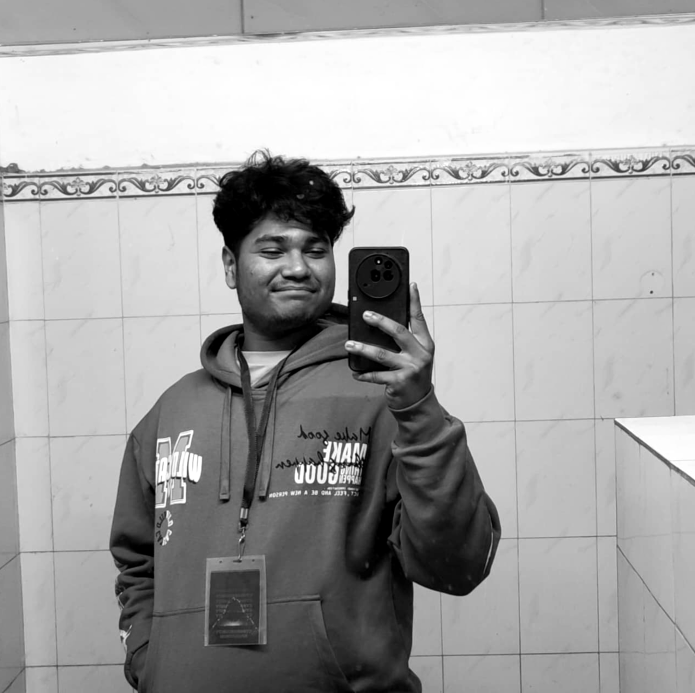
#> input picture source-prepped.png, 1390 x 1386 px, found by its file name (shown at 1/2 size)
$ python make_ascii_svg.py
#> lines starting #> are read from the running program, lines starting #| are printed output that depends on the picture
#!/usr/bin/env python3
"""
Converts source-prepped.png into avi-ascii.svg: a monochrome ASCII
portrait that types itself in row by row, then freezes (no looping).

Run locally after prep_photo.py, once per photo:

    python scripts/make_ascii_svg.py

Uses CSS @keyframes + clip-path for the reveal (not SMIL <animate>) —
SMIL animations are unreliable when an SVG is loaded via a plain <img>
tag, which is how GitHub displays README images. CSS keyframes are the
same technique used successfully in info-card.svg and
contrib-heatmap.svg, and every color is also set as a fallback inline
attribute, so the portrait is fully visible even in a renderer that
strips <style> or ignores animations entirely.
"""

import os
import html
from PIL import Image

IN_PATH = os.environ.get("PREPPED_IMAGE", "source-prepped.png")
OUT_PATH = os.environ.get("ASCII_OUT", "assets/avi-ascii.svg")

# bright (sparse) -> dark (dense); leading space clears background to nothing
RAMP = " .`:-=+*cs#%@"

COLS = 100
ROWS = 53

CHAR_W = 5.6
CHAR_H = 10
PAD = 14
FILL_COLOR = "#c9d1d9"     # light gray text
BG_COLOR = "#0d1117"       # terminal-dark background

ROW_WIPE_S = 0.5           # time for one row to wipe in
ROW_STAGGER_S = 0.04       # delay added per subsequent row


def to_ascii_lines(img: Image.Image, cols: int, rows: int):
    img = img.convert("L").resize((cols, rows))
    px = list(img.getdata())
    lines = []
    for y in range(rows):
        row = []
        for x in range(cols):
            lum = px[y * cols + x]
            idx = int((lum / 255) * (len(RAMP) - 1))
            row.append(RAMP[idx])
        lines.append("".join(row))
    return lines


def build_svg(lines) -> str:
    width = PAD * 2 + COLS * CHAR_W
    height = PAD * 2 + ROWS * CHAR_H
    total_duration = round(ROW_STAGGER_S * len(lines) + ROW_WIPE_S, 3)

    rows_svg = []
    for i, line in enumerate(lines):
        y = PAD + (i + 1) * CHAR_H
        safe = html.escape(line).replace(" ", "&#160;")
        delay = round(i * ROW_STAGGER_S, 3)
        rows_svg.append(
            f'<g class="row" style="animation-delay:{delay}s">'
            f'<text class="ascii-row" x="{PAD}" y="{y}" fill="{FILL_COLOR}">{safe}</text>'
            f'</g>'
        )

    svg = f'''<svg xmlns="http://www.w3.org/2000/svg" viewBox="0 0 {width} {height}" width="{width}" height="{height}" role="img" aria-label="ASCII portrait">
  <style>
    .ascii-row {{
      font-family: 'SFMono-Regular', Consolas, 'Liberation Mono', Menlo, monospace;
      font-size: 9px;
      fill: {FILL_COLOR};
      white-space: pre;
    }}
    .row {{
      clip-path: inset(0 100% 0 0);
      animation: wipe {ROW_WIPE_S}s steps(30, end) forwards;
      animation-delay: 0s;
    }}
    @keyframes wipe {{
      from {{ clip-path: inset(0 100% 0 0); }}
      to   {{ clip-path: inset(0 0 0 0); }}
    }}
  </style>
  <rect x="0" y="0" width="{width}" height="{height}" rx="10" fill="{BG_COLOR}"/>
  {''.join(rows_svg)}
</svg>
'''
    return svg


def main():
    if not os.path.exists(IN_PATH):
        raise SystemExit(
            f"{IN_PATH} not found. Run scripts/prep_photo.py your-photo.jpg first."
        )
    img = Image.open(IN_PATH)
#> img is the input picture: PIL image 1390x1386 L; min 0, max 255, mean 166.2
    lines = to_ascii_lines(img, COLS, ROWS)
#> in to_ascii_lines, `img = img.convert("L").resize((cols, rows))`:
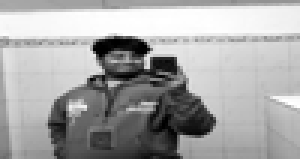
#> img: PIL image 100x53 L (shown 3 times larger); min 0, max 255, mean 166.2
#> in to_ascii_lines, `px = list(img.getdata())`: px = 5300 values, max 255 at index 439, min 0 at index 1338, mean 166.2
#> after the loop in to_ascii_lines, `for y in range(rows):`: lines = 53 items
#> lines = 53 items
    svg = build_svg(lines)
#> in build_svg, `total_duration = round(ROW_STAGGER_S * len(lines) + ROW_WIPE_S, 3)`: total_duration = 2.62
#> the loop in build_svg, `for i, line in enumerate(lines):` made 53 passes
#> (y, delay) on passes 1 to 12: (24, 0), (34, 0.04), (44, 0.08), (54, 0.12), (64, 0.16), (74, 0.2), (84, 0.24), (94, 0.28), (104, 0.32), (114, 0.36), (124, 0.4), (134, 0.44)
#> after the loop in build_svg, `for i, line in enumerate(lines):`: rows_svg = 53 items
    os.makedirs(os.path.dirname(OUT_PATH), exist_ok=True)
    with open(OUT_PATH, "w", encoding="utf-8") as f:
        f.write(svg)
    print(f"Wrote {OUT_PATH}")


if __name__ == "__main__":
    main()
